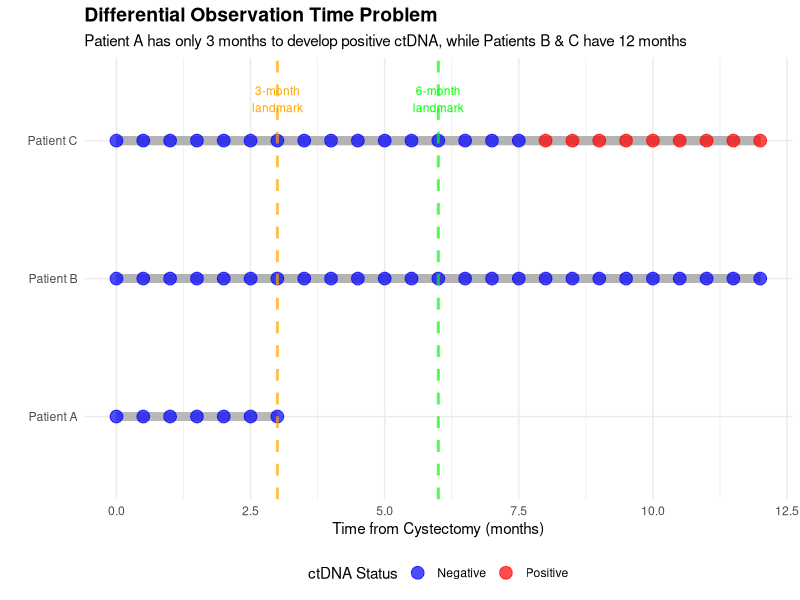
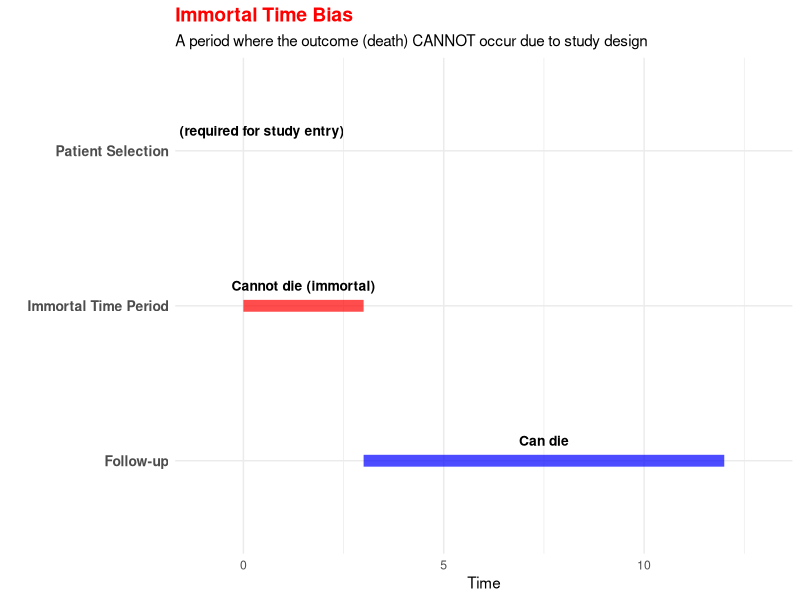
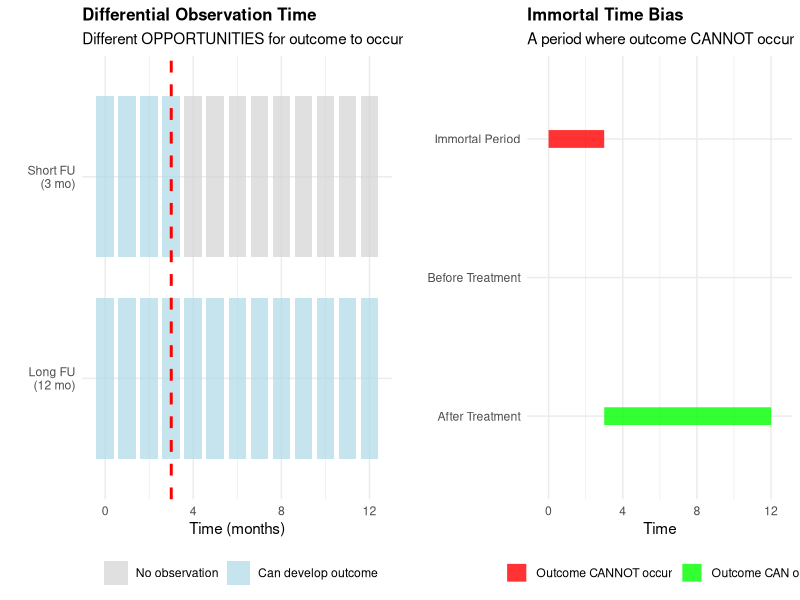
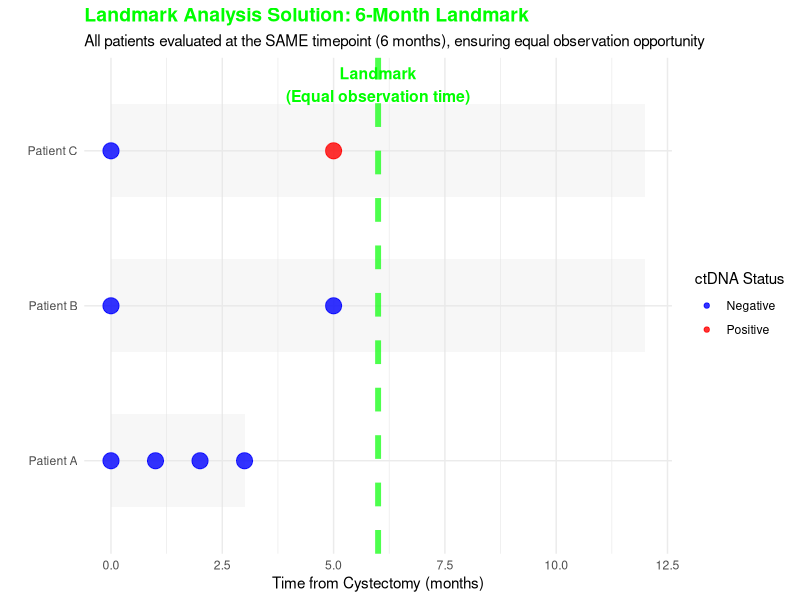

R code for these plots, in order:
## ---- chunk 1
knitr::opts_chunk$set(echo = FALSE, warning = FALSE, message = FALSE)
library(ggplot2)
library(dplyr)
library(gridExtra)
## ---- chunk 2
# Create example data to illustrate the problem
set.seed(123)

# Patient 1: Only 3 months of follow-up
patient1 <- data.frame(
  patient = "Patient A",
  time = seq(0, 3, by = 0.5),
  ctDNA_status = c(0, 0, 0, 0, 0, 0, 0),  # Never became positive
  follow_up_end = 3
)

# Patient 2: 12 months of follow-up
patient2 <- data.frame(
  patient = "Patient B",
  time = seq(0, 12, by = 0.5),
  ctDNA_status = c(0, 0, 0, 0, 0, 0, 0, 0, 0, 0, 0, 0, 0, 0, 0, 0, 0, 0, 0, 0, 0, 0, 0, 0, 0),  # Never became positive
  follow_up_end = 12
)

# Patient 3: 12 months, became positive at month 8
patient3 <- data.frame(
  patient = "Patient C",
  time = seq(0, 12, by = 0.5),
  ctDNA_status = c(0, 0, 0, 0, 0, 0, 0, 0, 0, 0, 0, 0, 0, 0, 0, 0, 1, 1, 1, 1, 1, 1, 1, 1, 1),
  follow_up_end = 12
)

# Combine
all_patients <- bind_rows(patient1, patient2, patient3)
## ---- chunk 3
# Create visualization
p1 <- ggplot(all_patients, aes(x = time, y = patient, color = factor(ctDNA_status))) +
  geom_segment(aes(x = 0, xend = follow_up_end, y = patient, yend = patient), 
               color = "gray70", linewidth = 3, alpha = 0.3) +
  geom_point(size = 4, alpha = 0.7) +
  scale_color_manual(values = c("0" = "blue", "1" = "red"),
                     labels = c("0" = "Negative", "1" = "Positive"),
                     name = "ctDNA Status") +
  labs(
    x = "Time from Cystectomy (months)",
    y = "",
    title = "Differential Observation Time Problem",
    subtitle = "Patient A has only 3 months to develop positive ctDNA, while Patients B & C have 12 months"
  ) +
  theme_minimal() +
  theme(
    plot.title = element_text(size = 14, face = "bold"),
    plot.subtitle = element_text(size = 11),
    legend.position = "bottom"
  ) +
  geom_vline(xintercept = 3, linetype = "dashed", color = "orange", linewidth = 1, alpha = 0.7) +
  geom_vline(xintercept = 6, linetype = "dashed", color = "green", linewidth = 1, alpha = 0.7) +
  annotate("text", x = 3, y = 3.3, label = "3-month\nlandmark", hjust = 0.5, size = 3, color = "orange") +
  annotate("text", x = 6, y = 3.3, label = "6-month\nlandmark", hjust = 0.5, size = 3, color = "green")

p1
## ---- chunk 4
# Example: Studying "time from treatment to death"
# But only including patients who survived long enough to receive treatment

immortal_time_example <- data.frame(
  scenario = c("Patient Selection", "Immortal Time Period", "Follow-up"),
  start = c(0, 0, 3),
  end = c(0, 3, 12),
  status = c("Alive (required for study entry)", "Cannot die (immortal)", "Can die")
)

p2 <- ggplot(immortal_time_example, aes(x = start, xend = end, y = scenario, yend = scenario)) +
  geom_segment(linewidth = 4, alpha = 0.7, color = c("green", "red", "blue")) +
  geom_text(aes(x = (start + end)/2, label = status), 
            vjust = -1.5, size = 3.5, fontface = "bold") +
  labs(
    x = "Time",
    y = "",
    title = "Immortal Time Bias",
    subtitle = "A period where the outcome (death) CANNOT occur due to study design"
  ) +
  theme_minimal() +
  theme(
    plot.title = element_text(size = 14, face = "bold", color = "red"),
    plot.subtitle = element_text(size = 11),
    axis.text.y = element_text(size = 10, face = "bold")
  ) +
  xlim(-1, 13)

p2
## ---- chunk 5
# Create comparison visualization

# Panel 1: Differential Observation Time
comparison_data1 <- data.frame(
  patient = rep(c("Short FU\n(3 mo)", "Long FU\n(12 mo)"), each = 13),
  time = rep(seq(0, 12, by = 1), 2),
  can_develop_outcome = c(
    rep(1, 4), rep(0, 9),  # Short FU: can develop in months 0-3, then observation ends
    rep(1, 13)  # Long FU: can develop at any time
  )
)

p3 <- ggplot(comparison_data1, aes(x = time, y = patient, fill = factor(can_develop_outcome))) +
  geom_tile(width = 0.8, height = 0.8, alpha = 0.7) +
  scale_fill_manual(values = c("0" = "lightgray", "1" = "lightblue"),
                    labels = c("0" = "No observation", "1" = "Can develop outcome"),
                    name = "") +
  labs(
    x = "Time (months)",
    y = "",
    title = "Differential Observation Time",
    subtitle = "Different OPPORTUNITIES for outcome to occur"
  ) +
  theme_minimal() +
  theme(
    plot.title = element_text(size = 12, face = "bold"),
    legend.position = "bottom"
  ) +
  geom_vline(xintercept = 3, linetype = "dashed", color = "red", linewidth = 1)

# Panel 2: Immortal Time Bias
comparison_data2 <- data.frame(
  period = c("Before Treatment", "Immortal Period", "After Treatment"),
  start = c(0, 0, 3),
  end = c(0, 3, 12),
  outcome_possible = c(0, 0, 1)  # 0 = cannot occur, 1 = can occur
)

p4 <- ggplot(comparison_data2, aes(x = start, xend = end, y = period, yend = period)) +
  geom_segment(aes(color = factor(outcome_possible)), linewidth = 6, alpha = 0.8) +
  scale_color_manual(values = c("0" = "red", "1" = "green"),
                     labels = c("0" = "Outcome CANNOT occur", "1" = "Outcome CAN occur"),
                     name = "") +
  labs(
    x = "Time",
    y = "",
    title = "Immortal Time Bias",
    subtitle = "A period where outcome CANNOT occur"
  ) +
  theme_minimal() +
  theme(
    plot.title = element_text(size = 12, face = "bold"),
    legend.position = "bottom"
  ) +
  xlim(-0.5, 12.5)

grid.arrange(p3, p4, ncol = 2)
## ---- chunk 6
# Show how landmark analysis fixes the problem
landmark_data <- data.frame(
  patient = rep(c("Patient A", "Patient B", "Patient C"), each = 13),
  time = rep(seq(0, 12, by = 1), 3),
  has_ctDNA_measurement = c(
    c(1, 1, 1, 1, 0, 0, 0, 0, 0, 0, 0, 0, 0),  # Patient A: measured at 0, 1, 2, 3 months
    c(1, 0, 0, 0, 0, 1, 0, 0, 0, 0, 0, 0, 0),  # Patient B: measured at 0, 6 months
    c(1, 0, 0, 0, 0, 1, 0, 0, 0, 0, 0, 0, 0)   # Patient C: measured at 0, 6 months
  ),
  ctDNA_positive = c(
    c(0, 0, 0, 0, NA, NA, NA, NA, NA, NA, NA, NA, NA),
    c(0, NA, NA, NA, NA, 0, NA, NA, NA, NA, NA, NA, NA),
    c(0, NA, NA, NA, NA, 1, NA, NA, NA, NA, NA, NA, NA)
  )
)

# Filter to only show measurements
landmark_plot_data <- landmark_data %>%
  filter(has_ctDNA_measurement == 1)

p5 <- ggplot(landmark_data, aes(x = time, y = patient)) +
  # Show observation periods as background
  geom_rect(data = data.frame(patient = c("Patient A", "Patient B", "Patient C"),
                              xmin = c(0, 0, 0), xmax = c(3, 12, 12),
                              ymin = c(0.7, 1.7, 2.7), ymax = c(1.3, 2.3, 3.3)),
            aes(xmin = xmin, xmax = xmax, ymin = ymin, ymax = ymax),
            fill = "gray90", alpha = 0.3, inherit.aes = FALSE) +
  # Mark 6-month landmark
  geom_vline(xintercept = 6, linetype = "dashed", color = "green", linewidth = 2, alpha = 0.7) +
  # Show measurements
  geom_point(data = landmark_plot_data,
             aes(color = factor(ctDNA_positive), size = has_ctDNA_measurement), 
             alpha = 0.8) +
  scale_color_manual(values = c("0" = "blue", "1" = "red"),
                     labels = c("0" = "Negative", "1" = "Positive"),
                     name = "ctDNA Status",
                     na.value = "gray", drop = FALSE) +
  scale_size_continuous(range = c(3, 6), guide = "none") +
  labs(
    x = "Time from Cystectomy (months)",
    y = "",
    title = "Landmark Analysis Solution: 6-Month Landmark",
    subtitle = "All patients evaluated at the SAME timepoint (6 months), ensuring equal observation opportunity"
  ) +
  theme_minimal() +
  theme(
    plot.title = element_text(size = 14, face = "bold", color = "green"),
    plot.subtitle = element_text(size = 11),
    legend.position = "right"
  ) +
  annotate("text", x = 6, y = 3.5, label = "6-Month\nLandmark\n(Equal observation time)", 
           hjust = 0.5, size = 4, color = "green", fontface = "bold")

p5
